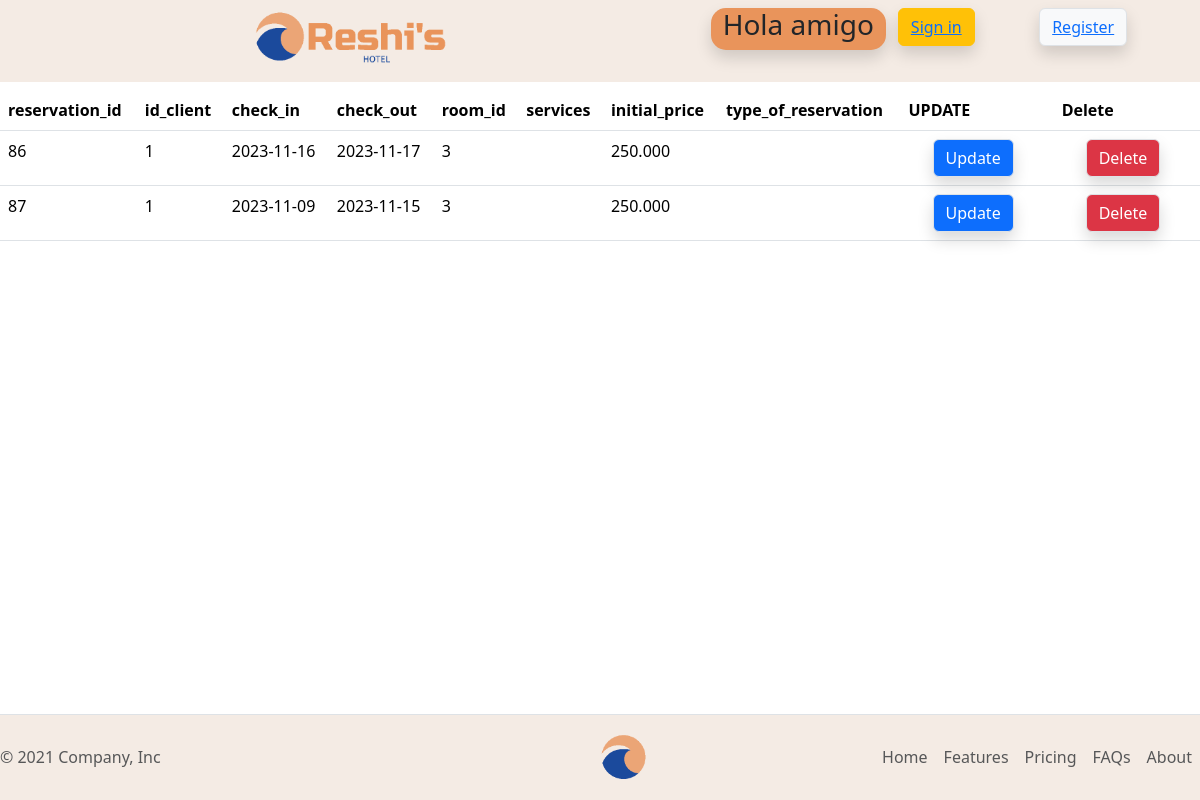
Screenshot of /db/reservations/db_reservation_select_all.php with the database file from the repository.
### tables this page shows
CREATE TABLE IF NOT EXISTS `034_reservations` (
  `reservation_id` int(11) NOT NULL AUTO_INCREMENT,
  `id_client_master` int(11) NOT NULL,
  `id_clients` longtext DEFAULT NULL CHECK (json_valid(`id_clients`)),
  `check_in` date DEFAULT NULL,
  `check_out` date DEFAULT NULL,
  `room_id` int(11) DEFAULT NULL,
  `services` longtext DEFAULT NULL CHECK (json_valid(`services`)),
  `initial_price` decimal(10,3) DEFAULT NULL,
  `type_of_reservation` enum('All','Half','just-room') DEFAULT NULL,
  PRIMARY KEY (`reservation_id`),
  KEY `id_client_master` (`id_client_master`),
  KEY `room_id` (`room_id`),
  CONSTRAINT `034_reservations_ibfk_1` FOREIGN KEY (`id_client_master`) REFERENCES `034_clients` (`client_id`),
  CONSTRAINT `034_reservations_ibfk_2` FOREIGN KEY (`room_id`) REFERENCES `034_rooms` (`room_id`)
);

### forms/reservations/mini_form_reservation_update.php (the view, shortened to what this page needs)
<form action="/student034/dwes/forms/reservations/form_reservation_update.php" method="post">
  <input class="btn btn-primary mx-4 border shadow" type="submit" name="submit" value="Update">
</form>

### db/reservations/db_reservation_select_all.php
<?php
include($_SERVER['DOCUMENT_ROOT'] . '/student034/dwes/header.php');
include($_SERVER['DOCUMENT_ROOT'] . '/student034/dwes/db/db_connection.php');
$sql = "
SELECT *
        FROM 034_reservations;";
$resultado = mysqli_query($conn, $sql);
$muestra = mysqli_fetch_all($resultado, MYSQLI_ASSOC);
?>
<table class="table my-2"><tr>
      <td><strong>reservation_id</strong></td>
      <td><strong>id_client</strong></td>
      <td><strong>check_in</strong></td>
      <td><strong>check_out</strong></td>
      <td><strong>room_id</strong></td>
      <td><strong>services</strong></td>
      <td><strong>initial_price</strong></td>
      <td><strong>type_of_reservation</strong></td>
      <td><strong>UPDATE</strong></td>
      <td><strong>Delete</strong></td>
    </tr>
  <?php
  foreach ($muestra as $reserva) {
  ?>
    <tr>
      <td><?php print_r($reserva['reservation_id']) ?></td>
      <td><?php print_r($reserva['id_client_master']) ?></td>
      <td><?php print_r($reserva['check_in']) ?></td>
      <td><?php print_r($reserva['check_out']) ?></td>
      <td><?php print_r($reserva['room_id']) ?></td>
      <td><?php print_r($reserva['services']) ?></td>
      <td><?php print_r($reserva['initial_price']) ?></td>
      <td><?php print_r($reserva['type_of_reservation']) ?></td>
      <td>
      <?php include($_SERVER['DOCUMENT_ROOT'] . '/student034/dwes/forms/reservations/mini_form_reservation_update.php');?>
      </td>
      <td><?php include($_SERVER['DOCUMENT_ROOT'] . '/student034/dwes/forms/reservations/mini_form_reservation_delete.php');?></td>
    </tr>
  <?php
  }
  ?>
</table>
<?php include($_SERVER['DOCUMENT_ROOT'] . '/student034/dwes/footer.php');

### forms/reservations/mini_form_reservation_delete.php (shortened to what this page needs)
<form action="/student034/dwes/forms/reservations/form_reservation_delete.php" method="post">
  <input class="btn btn-danger mx-4 border shadow" type="submit" name="submit" value="Delete">
</form>

### style.css (style rules this page uses)
body { background-image: url("./imagenes/hotel/paisaje.png"); backdrop-filter: blur(10px); min-height: 100vh; position: relative; padding-bottom: 3em; }

### rows the page displays
034_reservations: value "86 1 2023-11-16 2023-11-17 3 250.000"
034_reservations: value "87 1 2023-11-09 2023-11-15 3 250.000"

### other values shown
$user "amigo"
